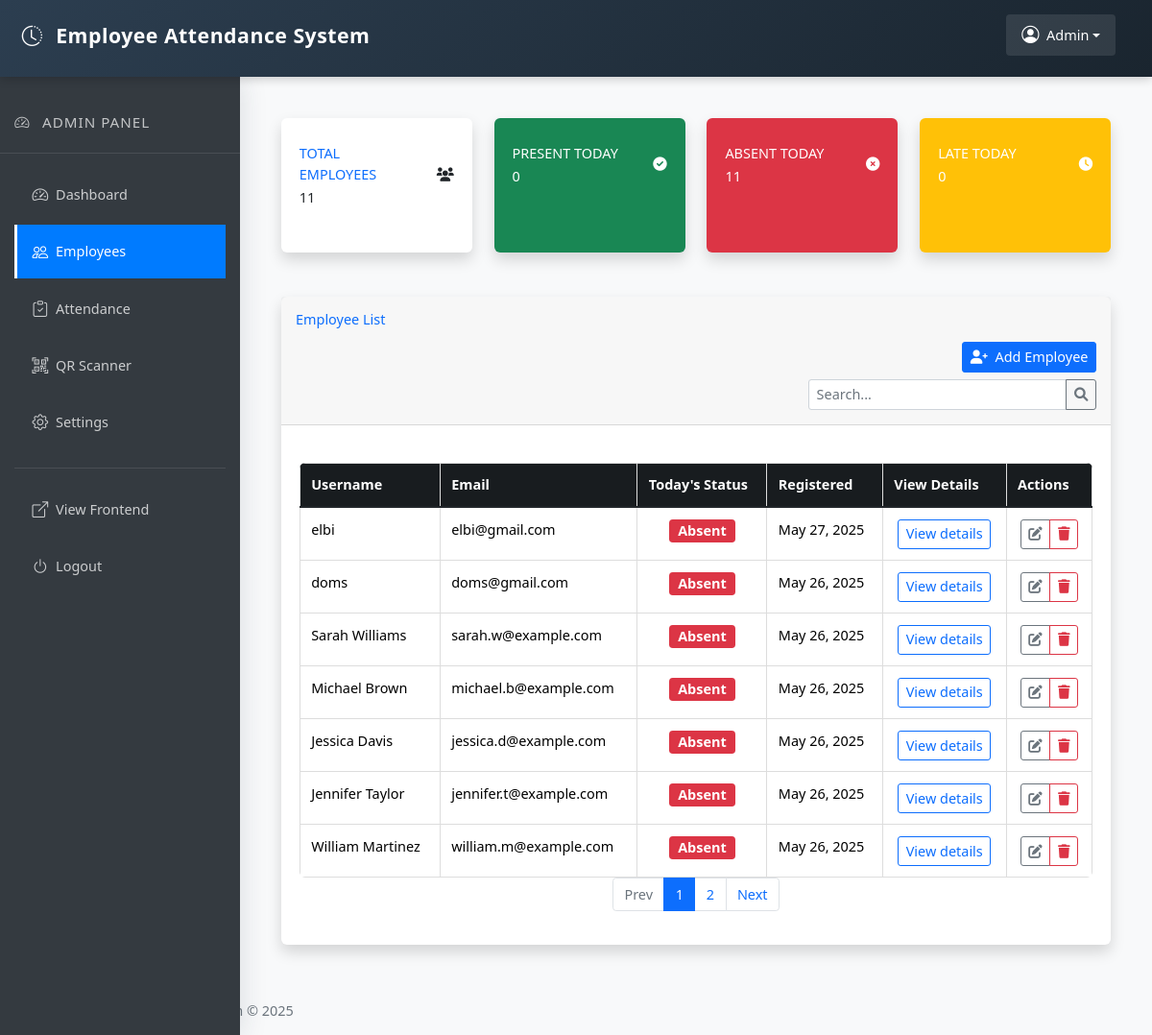
Before: /views/admin/employees.php (signed in) with the older database file.
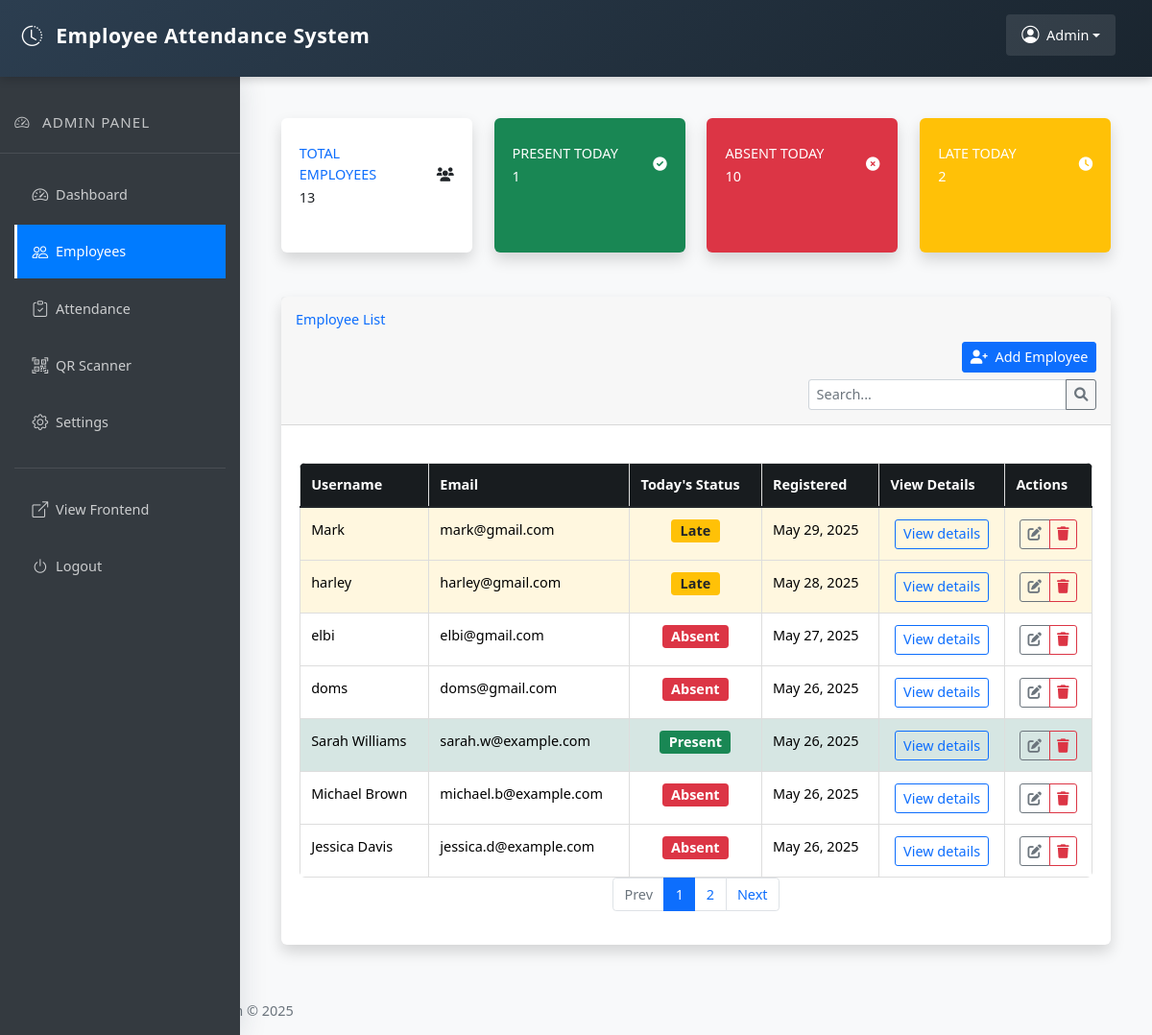
After: the same page with the newer database file.
### tables this page shows
CREATE TABLE `users` (
  `id` int(11) NOT NULL,
  `username` varchar(50) NOT NULL,
  `password` varchar(255) NOT NULL,
  `email` varchar(100) NOT NULL,
  `code` varchar(255) NOT NULL,
  `created_at` timestamp NOT NULL DEFAULT current_timestamp()
);

### views/admin/employees.php (the view, shortened to what the changed rows need)
<!DOCTYPE html>
<html lang="en">
<head>
    <link rel="stylesheet" href="../../assets/css/bootstrap.min.css">
    <link rel="stylesheet" href="../../assets/css/admin.css">
    <link rel="stylesheet" href="https://cdnjs.cloudflare.com/ajax/libs/font-awesome/6.0.0-beta3/css/all.min.css">
</head>
<body>
<?php
require_once '../../db/connect.php';
require_once '../../includes/admin/header.php';
$totalEmployees = $conn->query("SELECT COUNT(*) AS count FROM users")->fetch_assoc()['count'];
$today = date('Y-m-d');
$presentQuery = "SELECT COUNT(*) AS count FROM morning_time_log WHERE DATE(time_in) = ? AND status = 'present'";
$stmtPresent = $conn->prepare($presentQuery);
$stmtPresent->bind_param("s", $today);
$stmtPresent->execute();
$presentToday = $stmtPresent->get_result()->fetch_assoc()['count'];
$lateQuery = "SELECT COUNT(*) AS count FROM morning_time_log WHERE DATE(time_in) = ? AND status = 'late'";
$stmtLate = $conn->prepare($lateQuery);
$stmtLate->bind_param("s", $today);
$stmtLate->execute();
$lateToday = $stmtLate->get_result()->fetch_assoc()['count'];
$absentToday = $totalEmployees - ($presentToday + $lateToday);
$query = "SELECT u.*,
         (SELECT COUNT(*) FROM morning_time_log WHERE employee_id = u.id) AS attendance_count,
         (SELECT status FROM morning_time_log WHERE employee_id = u.id AND DATE(time_in) = CURDATE() LIMIT 1) AS today_status
         FROM users u ORDER BY created_at DESC";
$result = $conn->query($query);
?>
<div class="main-content">
    <div class="container-fluid mt-4">
        <div class="row mb-4">
            <div class="col-xl-3 col-md-6 mb-4">
                <div class="card border-left-primary shadow h-100 py-2">
                    <div class="card-body">
                        <div class="row no-gutters align-items-center">
                            <div class="col mr-2">
                                <div class="text-xs font-weight-bold text-primary text-uppercase mb-1">
                                    Total Employees</div>
                                <div class="h5 mb-0 font-weight-bold text-gray-800"><?php echo $totalEmployees; ?></div>
                            </div>
                        </div>
                    </div>
                </div>
            </div>
            <div class="col-xl-3 col-md-6 mb-4">
                <div class="card bg-success text-white shadow h-100 py-2">
                    <div class="card-body">
                        <div class="row no-gutters align-items-center">
                            <div class="col mr-2">
                                <div class="text-xs font-weight-bold text-uppercase mb-1">
                                    Present Today</div>
                                <div class="h5 mb-0 font-weight-bold"><?php echo $presentToday; ?></div>
                            </div>
                        </div>
                    </div>
                </div>
            </div>
            <div class="col-xl-3 col-md-6 mb-4">
                <div class="card bg-danger text-white shadow h-100 py-2">
                    <div class="card-body">
                        <div class="row no-gutters align-items-center">
                            <div class="col mr-2">
                                <div class="text-xs font-weight-bold text-uppercase mb-1">
                                    Absent Today</div>
                                <div class="h5 mb-0 font-weight-bold"><?php echo $absentToday; ?></div>
                            </div>
                        </div>
                    </div>
                </div>
            </div>
            <div class="col-xl-3 col-md-6 mb-4">
                <div class="card bg-warning text-white shadow h-100 py-2">
                    <div class="card-body">
                        <div class="row no-gutters align-items-center">
                            <div class="col mr-2">
                                <div class="text-xs font-weight-bold text-uppercase mb-1">
                                    Late Today</div>
                                <div class="h5 mb-0 font-weight-bold"><?php echo $lateToday; ?></div>
                            </div>
                        </div>
                    </div>
                </div>
            </div>
        </div>
        <div class="card shadow mb-4">
            <div class="card-body">
                <div class="table-responsive">
                    <table class="table" id="employeeTable" width="100%" cellspacing="0" style="border-radius: 6px; overflow: hidden;">
                        <thead>
                            <tr style="background: #181c1f;">
                                <th class="text-white">Username</th>
                                <th class="text-white">Email</th>
                                <th class="text-white">Today's Status</th>
                                <th class="text-white">Registered</th>
                                <th class="text-white">View Details</th>
                                <th class="text-white">Actions</th>
                            </tr>
                        </thead>
                        <tbody>
                            <?php if ($result && $result->num_rows > 0): ?>
                                <?php while ($row = $result->fetch_assoc()): ?>
                                    <tr
                                        <?php
                                            if (isset($row['today_status'])) {
                                                if ($row['today_status'] === 'present') {
                                                    echo 'style="background: #d6e6e3;"';
                                                } elseif ($row['today_status'] === 'late') {
                                                    echo 'style="background: #fff7df;"';
                                                } elseif ($row['today_status'] === 'absent') {
                                                    echo 'style="background: #ffeaea;"';
                                                }
                                            }
                                        ?>
                                    >
                                        <td><?php echo htmlspecialchars($row['username']); ?></td>
                                        <td><?php echo htmlspecialchars($row['email']); ?></td>
                                        <td class="text-center">
                                            <?php
                                            if (isset($row['today_status'])) {
                                                if ($row['today_status'] === 'present') {
                                                    echo '<span class="badge bg-success">Present</span>';
                                                } elseif ($row['today_status'] === 'late') {
                                                    echo '<span class="badge bg-warning text-dark">Late</span>';
                                                } elseif ($row['today_status'] === 'absent') {
                                                    echo '<span class="badge bg-danger">Absent</span>';
                                                }
                                            } else {
                                                echo '<span class="badge bg-danger">Absent</span>';
                                            }
                                            ?>
                                        </td>
                                        <td><?php echo date('M d, Y', strtotime($row['created_at'])); ?></td>
                                        <td class="text-center">
                                            <button class="btn btn-sm btn-outline-primary view-details"
                                                    data-employee-id="<?php echo $row['id']; ?>"
                                                    data-bs-toggle="modal"
                                                    data-bs-target="#employeeDetailsModal">
                                                View details
                                            </button>
                                        </td>
                                        <td class="text-center">
                                            <div class="btn-group">
                                                <button class="btn btn-sm btn-outline-secondary edit-employee"
                                                        data-employee-id="<?php echo $row['id']; ?>"
                                                        data-bs-toggle="modal"
                                                        data-bs-target="#editEmployeeModal">
                                                    <i class="fas fa-edit"></i>
                                                </button>
                                                <button class="btn btn-sm btn-outline-danger delete-employee"
                                                        data-employee-id="<?php echo $row['id']; ?>"
                                                        data-employee-name="<?php echo htmlspecialchars($row['username']); ?>"
                                                        data-bs-toggle="modal"
                                                        data-bs-target="#deleteEmployeeModal">
                                                    <i class="fas fa-trash"></i>
                                                </button>
                                            </div>
                                        </td>
                                    </tr>
                                <?php endwhile; ?>
                            <?php else: ?>
                                <tr>
                                    <td colspan="6" class="text-center">No employees found</td>
                                </tr>
                            <?php endif; ?>
                        </tbody>
                    </table>
                </div>
            </div>
        </div>
    </div>
</div>
<?php require_once '../../includes/admin/footer.php'; ?>
</body>
</html>

Changed rows visible on the page:
no longer on this page (row unchanged): users: username "Jennifer Taylor", email "jennifer.t@example.com", shows "Absent", created_at "May 26, 2025"
no longer on this page (row unchanged): users: username "William Martinez", email "william.m@example.com", shows "Absent", created_at "May 26, 2025"
added users: username "Mark", email "mark@gmail.com", shows "Late", created_at "May 29, 2025"
added users: username "harley", email "harley@gmail.com", shows "Late", created_at "May 28, 2025"
computed for users "Sarah Williams": text "Absent" → "Present"
Other visible differences:
$totalEmployees: "11" → "13"
$presentToday: "0" → "1"
$absentToday: "11" → "10"
$lateToday: "0" → "2"
